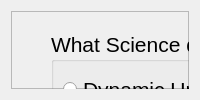
      <widget class="QWidget" name="tabMadness">
       <attribute name="title">
        <string>Madness</string>
       </attribute>
       <layout class="QVBoxLayout" name="verticalLayout_7">
        <item>
         <widget class="QFrame" name="frameMadness">
          <property name="frameShape">
           <enum>QFrame::StyledPanel</enum>
          </property>
          <property name="frameShadow">
           <enum>QFrame::Raised</enum>
          </property>
          <widget class="QGroupBox" name="groupBoxMadnessUniverse">
           <property name="geometry">
            <rect>
             <x>40</x>
             <y>20</y>
             <width>421</width>
             <height>171</height>
            </rect>
           </property>
           <property name="font">
            <font>
             <pointsize>16</pointsize>
            </font>
           </property>
           <property name="title">
            <string>What Science do you believe in?</string>
           </property>
           <layout class="QVBoxLayout" name="verticalLayout_8">
            <item>
             <widget class="QRadioButton" name="radioButtonMadnessEinstein">
              <property name="text">
               <string>Dynamic Universe of Albert Einsteins</string>
              </property>
             </widget>
            </item>
            <item>
             <widget class="QRadioButton" name="radioButtonMadnessNewtonian">
              <property name="text">
               <string>Newtonian Universe</string>
              </property>
             </widget>
            </item>
            <item>
             <widget class="QRadioButton" name="radioButtonMadnessTrinary">
              <property name="text">
               <string>Trinary Universe</string>
              </property>
             </widget>
            </item>
           </layout>
          </widget>
          <widget class="QLabel" name="labelMadnessAnswer">
           <property name="geometry">
            <rect>
             <x>40</x>
             <y>350</y>
             <width>421</width>
             <height>41</height>
            </rect>
           </property>
           <property name="font">
            <font>
             <pointsize>16</pointsize>
            </font>
           </property>
           <property name="text">
            <string>Pick one for each catagory</string>
           </property>
          </widget>
          <widget class="QGroupBox" name="groupBoxMadnessGod">
           <property name="geometry">
            <rect>
             <x>40</x>
             <y>200</y>
             <width>421</width>
             <height>141</height>
            </rect>
           </property>
           <property name="font">
            <font>
             <pointsize>13</pointsize>
            </font>
           </property>
           <property name="title">
            <string>What is your belief in God?</string>
           </property>
           <layout class="QVBoxLayout" name="verticalLayout_9">
            <item>
             <widget class="QRadioButton" name="radioButtonMadnessDeityGod">
              <property name="font">
               <font>
                <pointsize>16</pointsize>
               </font>
              </property>
              <property name="text">
               <string>God does not Physically Exist: Deity-God</string>
              </property>
             </widget>
            </item>
            <item>
             <widget class="QRadioButton" name="radioButtonMadnessNoGod">
              <property name="font">
               <font>
                <pointsize>16</pointsize>
               </font>
              </property>
              <property name="text">
               <string>God does not Exist</string>
              </property>
             </widget>
            </item>
            <item>
             <widget class="QRadioButton" name="radioButtonMadnessLight">
              <property name="font">
               <font>
                <pointsize>16</pointsize>
               </font>
              </property>
              <property name="text">
               <string>God is All Light witout Darkness</string>
              </property>
             </widget>
            </item>
           </layout>
          </widget>
         </widget>
        </item>
       </layout>
      </widget>
